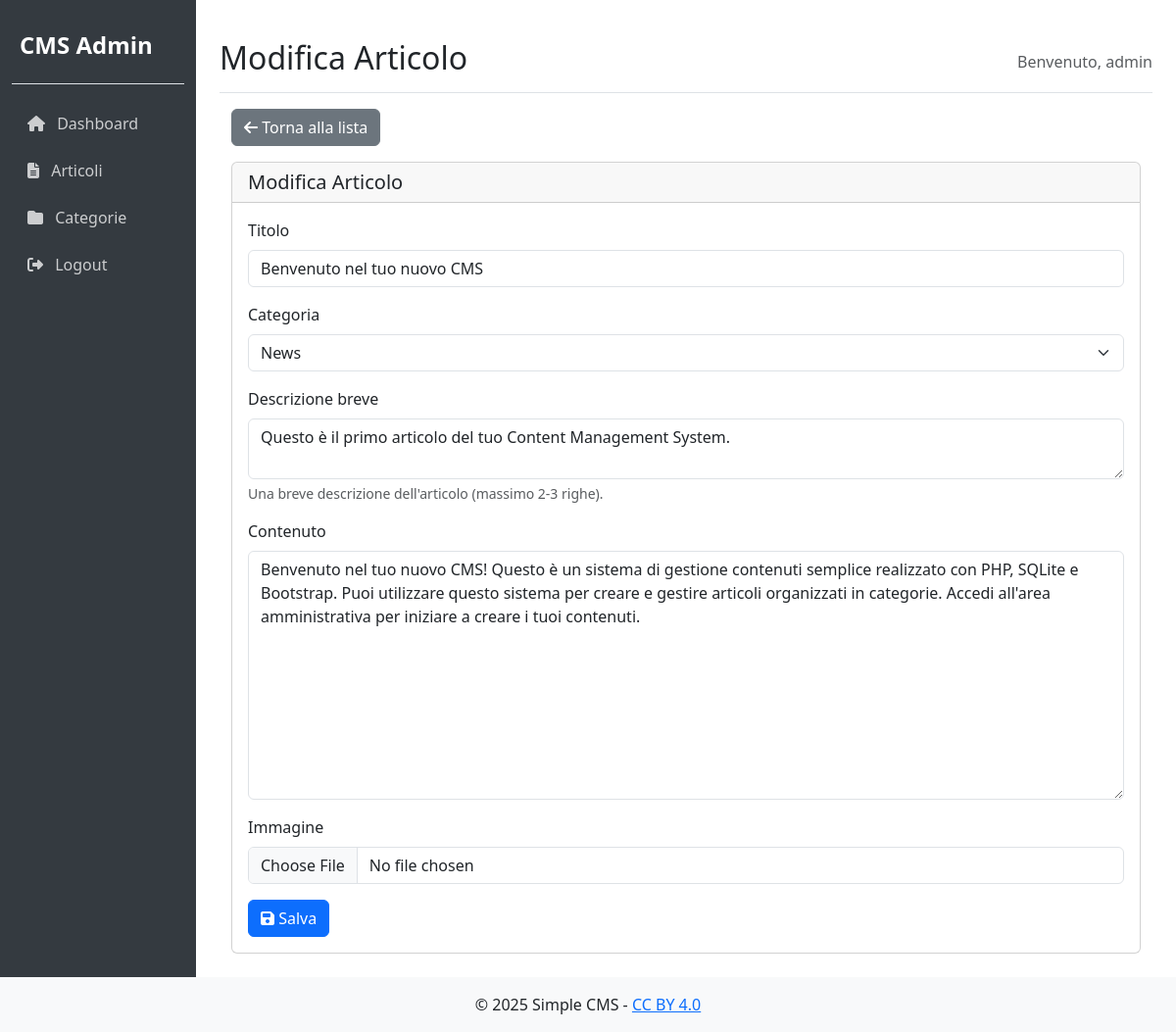
/admin/articles/edit/1 (signed in), run on the app's committed database.
### tables this page shows
CREATE TABLE articles (
            id INTEGER PRIMARY KEY AUTOINCREMENT,
            title TEXT NOT NULL,
            description TEXT NOT NULL,
            content TEXT NOT NULL,
            image TEXT,
            created_at DATETIME DEFAULT CURRENT_TIMESTAMP,
            category_id INTEGER,
            FOREIGN KEY (category_id) REFERENCES categories(id)
        );

CREATE TABLE categories (
            id INTEGER PRIMARY KEY AUTOINCREMENT,
            name TEXT UNIQUE NOT NULL
        );

### src/TemplateEngine.php (called while the page is built, shortened)
<?php
class TemplateEngine
{
    private $viewsPath;
    private function __construct()
    {
        $this->viewsPath = __DIR__ . '/views';
    }
    public function render($view, $data = [])
    {
        $viewPath = $this->viewsPath . '/' . $view . '.php';
        extract($data);
        include $viewPath;
        $content = ob_get_clean();
        return $content;
    }
    public function include($view, $data = [])
    {
        $viewPath = $this->viewsPath . '/' . $view . '.php';
        extract($data);
        include $viewPath;
    }
}

### index.php (called while the page is built, shortened)
<?php
$router = new Router();
$router->get('/', 'FrontendController@index');
$router->get('/article/:id', 'FrontendController@article');
$router->get('/category/:id', 'FrontendController@category');
$router->get('/license', 'FrontendController@license');
$router->get('/chisono', 'FrontendController@chisono');
$router->get('/contatti', 'FrontendController@contatti');
$router->post('/invia-email', 'FrontendController@inviaEmail');
$router->get('/login', [BackendController::class, 'login']);
$router->post('/authenticate', [BackendController::class, 'authenticate']);
$router->get('/admin/logout', 'BackendController@logout');
$router->get('/admin', 'BackendController@login');
$router->post('/admin/login', 'BackendController@authenticate');
$router->get('/admin/dashboard', 'BackendController@dashboard');
$router->get('/admin/articles', 'BackendController@articles');
$router->get('/admin/articles/new', 'BackendController@newArticle');
$router->post('/admin/articles/create', 'BackendController@createArticle');
$router->get('/admin/articles/edit/:id', 'BackendController@editArticle');
$router->post('/admin/articles/update/:id', 'BackendController@updateArticle');
$router->get('/admin/articles/delete/:id', 'BackendController@deleteArticle');
$router->get('/admin/categories', 'BackendController@categories');
$router->get('/admin/categories/new', 'BackendController@newCategory');
$router->post('/admin/categories/create', 'BackendController@createCategory');
$router->get('/admin/categories/edit/:id', 'BackendController@editCategory');
$router->post('/admin/categories/update/:id', 'BackendController@updateCategory');
$router->get('/admin/categories/delete/:id', 'BackendController@deleteCategory');
$router->dispatch();

### src/views/admin/article_form.php (the view, shortened to what this page needs)
<?php
$template = SimpleCMS\TemplateEngine::getInstance();
$template->include('admin/header', ['pageTitle' => $pageTitle]);
?>
<div class="container-fluid">
    <div class="row mb-3">
        <div class="col">
            <a href="/admin/articles" class="btn btn-secondary">
                <i class="fas fa-arrow-left"></i> Torna alla lista
            </a>
        </div>
    </div>
    <div class="card">
        <div class="card-header">
            <h5 class="card-title mb-0"><?= $pageTitle ?></h5>
        </div>
        <div class="card-body">
            <form action="<?= $article ? "/admin/articles/update/{$article['id']}" : "/admin/articles/create" ?>" method="post" enctype="multipart/form-data">
                <div class="mb-3">
                    <label for="title" class="form-label">Titolo</label>
                    <input type="text" class="form-control" id="title" name="title" value="<?= $article ? htmlspecialchars($article['title']) : '' ?>" required>
                </div>
                <div class="mb-3">
                    <label for="category_id" class="form-label">Categoria</label>
                    <select class="form-select" id="category_id" name="category_id">
                        <?php foreach ($categories as $category): ?>
                            <option value="<?= $category['id'] ?>" <?= ($article && $article['category_id'] == $category['id']) ? 'selected' : '' ?>>
                                <?= htmlspecialchars($category['name']) ?>
                            </option>
                        <?php endforeach; ?>
                    </select>
                </div>
                <div class="mb-3">
                    <label for="description" class="form-label">Descrizione breve</label>
                    <textarea class="form-control" id="description" name="description" rows="2" required><?= $article ? htmlspecialchars($article['description']) : '' ?></textarea>
                    <div class="form-text">Una breve descrizione dell'articolo (massimo 2-3 righe).</div>
                </div>
                <div class="mb-3">
                    <label for="content" class="form-label">Contenuto</label>
                    <textarea class="form-control" id="content" name="content" rows="10" required><?= $article ? htmlspecialchars($article['content']) : '' ?></textarea>
                </div>
                <div class="mb-3">
                    <label for="image" class="form-label">Immagine</label>
                    <input type="file" class="form-control" id="image" name="image" accept="image/*">
                </div>
                <button type="submit" class="btn btn-primary">
                    <i class="fas fa-save"></i> Salva
                </button>
            </form>
        </div>
    </div>
</div>
<?php $template->include('admin/footer'); ?>

### src/Router.php (shortened to what this page needs)
<?php
class Router
{
    private $routes = [];
    public function get($uri, $action)
    {
        $this->routes['GET'][$uri] = $action;
    }
    public function post($uri, $action)
    {
        $this->routes['POST'][$uri] = $action;
    }    private function matchRoute($uri, $route)
    {
        $routeParts = explode('/', trim($route, '/'));
        $uriParts = explode('/', trim($uri, '/'));
        if (count($routeParts) !== count($uriParts)) {
            return false;
        }
        $params = [];
        for ($i = 0; $i < count($routeParts); $i++) {
            if (strpos($routeParts[$i], ':') === 0) {
                $paramName = substr($routeParts[$i], 1);
                $params[$paramName] = $uriParts[$i];
            }
            elseif ($routeParts[$i] !== $uriParts[$i]) {
                return false;
            }
        }
        return $params;
    }
    public function dispatch()
    {
        $method = $_SERVER['REQUEST_METHOD'];
        $uri = parse_url($_SERVER['REQUEST_URI'], PHP_URL_PATH);
        foreach ($this->routes[$method] as $route => $action) {
            $params = $this->matchRoute($uri, $route);
            if ($params !== false) {
                if (is_array($action)) {
                    [$controller, $method] = $action;
                } else {
                    [$controller, $method] = explode('@', $action);
                    $controller = "SimpleCMS\\Controllers\\$controller";
                }
                if (class_exists($controller) && method_exists($controller, $method)) {
                    call_user_func_array([new $controller, $method], $params);
                    return;
                }
            }
        }
    }
}

### src/views/admin/header.php (shortened to what this page needs)
<!DOCTYPE html>
<html lang="it">
<head>
    <link href="https://cdn.jsdelivr.net/npm/bootstrap@5.3.0/dist/css/bootstrap.min.css" rel="stylesheet">
    <link href="https://cdnjs.cloudflare.com/ajax/libs/font-awesome/6.4.0/css/all.min.css" rel="stylesheet">
    <link href="/src/assets/css/backend/style.css" rel="stylesheet">
</head>
<body>
    <div class="container-fluid">
        <div class="row">
            <nav id="sidebar" class="col-md-3 col-lg-2 d-md-block sidebar collapse">
                <div class="position-sticky pt-3">
                    <div class="d-flex align-items-center pb-3 mb-3 border-bottom">
                        <h3 class="fs-4 fw-bold ps-2 text-white">CMS Admin</h3>
                    </div>
                    <ul class="nav flex-column">
                        <li class="nav-item">
                            <a class="nav-link" href="/admin/dashboard">
                                <i class="fas fa-home me-2"></i>
                                Dashboard
                            </a>
                        </li>
                        <li class="nav-item">
                            <a class="nav-link" href="/admin/articles">
                                <i class="fas fa-file-alt me-2"></i>
                                Articoli
                            </a>
                        </li>
                        <li class="nav-item">
                            <a class="nav-link" href="/admin/categories">
                                <i class="fas fa-folder me-2"></i>
                                Categorie
                            </a>
                        </li>
                        <li class="nav-item">
                            <a class="nav-link" href="/admin/logout">
                                <i class="fas fa-sign-out-alt me-2"></i>
                                Logout
                            </a>
                        </li>
                    </ul>
                </div>
            </nav>
            <main class="col-md-9 ms-sm-auto col-lg-10 px-md-4 main-content">
                <div class="d-flex justify-content-between flex-wrap flex-md-nowrap align-items-center pt-3 pb-2 mb-3 border-bottom dashboard-header">
                    <h1 class="h2"><?= $pageTitle ?? 'Dashboard' ?></h1>
                    <?php if(isset($_SESSION['username'])): ?>
                        <div class="btn-toolbar mb-2 mb-md-0">
                            <span class="text-muted">Benvenuto, <?= htmlspecialchars($_SESSION['username']) ?></span>
                        </div>
                    <?php endif; ?>
                </div>

### src/views/admin/footer.php (shortened to what this page needs)
                </div>
        </div>
    <footer class="footer mt-auto py-3 bg-light text-center">
        <div class="container">
            <p class="mb-0">&copy; <?= date('Y') ?> Simple CMS - <a href="http://creativecommons.org/licenses/by/4.0/" target="_blank">CC BY 4.0</a></p>
        </div>
    </footer>
</body>
</html>

### src/assets/css/backend/style.css (style rules this page uses)
body { padding-top: 0; }
.sidebar { min-height: 100vh; background-color: #343a40; padding-top: 1rem; }
.sidebar .nav-link { color: rgba(255, 255, 255, 0.75); font-weight: 500; padding: 0.75rem 1rem; }
.main-content { padding: 1.5rem; }
.dashboard-header { border-bottom: 1px solid #e9ecef; margin-bottom: 1.5rem; padding-bottom: 1rem; }

### data on the page
articles: title "Benvenuto nel tuo nuovo CMS", category_id "News", description "Questo è il primo articolo del tuo Content Management System.", content "Benvenuto nel tuo nuovo CMS! Questo è un sistema di gestione contenuti semplice realizzato con PHP, SQLite e Bootstrap. Puoi utilizzare questo sistema per creare e gestire articoli organizzati in categorie. Accedi all'area amministrativa per iniziare a creare i tuoi contenuti."
